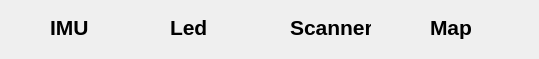
<?xml version="1.0" encoding="UTF-8"?>
<ui version="4.0">
 <class>StatusPanel</class>
 <widget class="QWidget" name="StatusPanel">
  <property name="geometry">
   <rect>
    <x>0</x>
    <y>0</y>
    <width>539</width>
    <height>59</height>
   </rect>
  </property>
  <property name="windowTitle">
   <string>Form</string>
  </property>
  <widget class="QLabel" name="imu_status">
   <property name="geometry">
    <rect>
     <x>10</x>
     <y>10</y>
     <width>35</width>
     <height>35</height>
    </rect>
   </property>
   <property name="styleSheet">
    <string notr="true"/>
   </property>
   <property name="text">
    <string/>
   </property>
  </widget>
  <widget class="QLabel" name="label_2">
   <property name="geometry">
    <rect>
     <x>50</x>
     <y>10</y>
     <width>71</width>
     <height>35</height>
    </rect>
   </property>
   <property name="styleSheet">
    <string notr="true">
font: 75 11pt &quot;Ubuntu&quot;;
</string>
   </property>
   <property name="text">
    <string>&lt;html&gt;&lt;head/&gt;&lt;body&gt;&lt;p&gt;&lt;span style=&quot; font-size:16pt; font-weight:600;&quot;&gt;IMU&lt;/span&gt;&lt;/p&gt;&lt;/body&gt;&lt;/html&gt;</string>
   </property>
  </widget>
  <widget class="QLabel" name="led_status">
   <property name="geometry">
    <rect>
     <x>130</x>
     <y>10</y>
     <width>35</width>
     <height>35</height>
    </rect>
   </property>
   <property name="styleSheet">
    <string notr="true">font: 57 italic 11pt &quot;Ubuntu&quot;;</string>
   </property>
   <property name="text">
    <string/>
   </property>
  </widget>
  <widget class="QLabel" name="label_4">
   <property name="geometry">
    <rect>
     <x>170</x>
     <y>10</y>
     <width>71</width>
     <height>35</height>
    </rect>
   </property>
   <property name="styleSheet">
    <string notr="true">
font: 75 11pt &quot;Ubuntu&quot;;</string>
   </property>
   <property name="text">
    <string>&lt;html&gt;&lt;head/&gt;&lt;body&gt;&lt;p&gt;&lt;span style=&quot; font-size:16pt; font-weight:600;&quot;&gt;Led&lt;/span&gt;&lt;/p&gt;&lt;/body&gt;&lt;/html&gt;</string>
   </property>
  </widget>
  <widget class="QLabel" name="label_5">
   <property name="geometry">
    <rect>
     <x>290</x>
     <y>10</y>
     <width>81</width>
     <height>35</height>
    </rect>
   </property>
   <property name="styleSheet">
    <string notr="true">
font: 75 11pt &quot;Ubuntu&quot;;</string>
   </property>
   <property name="text">
    <string>&lt;html&gt;&lt;head/&gt;&lt;body&gt;&lt;p&gt;&lt;span style=&quot; font-size:16pt; font-weight:600;&quot;&gt;Scanner&lt;/span&gt;&lt;/p&gt;&lt;/body&gt;&lt;/html&gt;</string>
   </property>
  </widget>
  <widget class="QLabel" name="scanner_status">
   <property name="geometry">
    <rect>
     <x>250</x>
     <y>10</y>
     <width>35</width>
     <height>35</height>
    </rect>
   </property>
   <property name="styleSheet">
    <string notr="true">font: 57 italic 11pt &quot;Ubuntu&quot;;</string>
   </property>
   <property name="text">
    <string/>
   </property>
  </widget>
  <widget class="QLabel" name="map_status">
   <property name="geometry">
    <rect>
     <x>390</x>
     <y>10</y>
     <width>35</width>
     <height>35</height>
    </rect>
   </property>
   <property name="styleSheet">
    <string notr="true">font: 57 italic 11pt &quot;Ubuntu&quot;;</string>
   </property>
   <property name="text">
    <string>&lt;html&gt;&lt;head/&gt;&lt;body&gt;&lt;p align=&quot;center&quot;&gt;&lt;br/&gt;&lt;/p&gt;&lt;/body&gt;&lt;/html&gt;</string>
   </property>
  </widget>
  <widget class="QLabel" name="label_6">
   <property name="geometry">
    <rect>
     <x>430</x>
     <y>10</y>
     <width>81</width>
     <height>35</height>
    </rect>
   </property>
   <property name="styleSheet">
    <string notr="true">
font: 75 11pt &quot;Ubuntu&quot;;</string>
   </property>
   <property name="text">
    <string>&lt;html&gt;&lt;head/&gt;&lt;body&gt;&lt;p&gt;&lt;span style=&quot; font-size:16pt; font-weight:600;&quot;&gt;Map&lt;/span&gt;&lt;/p&gt;&lt;/body&gt;&lt;/html&gt;</string>
   </property>
  </widget>
 </widget>
 <resources/>
 <connections/>
</ui>
